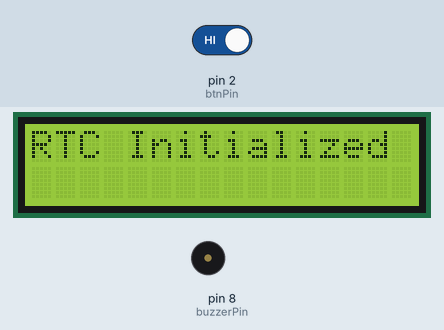
Recording of a sketch running on a simulated Arduino Uno, built with avr-gcc and run on an emulated ATmega328P. On the bench: 16×2 character LCD, buzzer (waves = sounding, pin HIGH). The test bench sets the inputs (shaded band); at power-on: pin 2 (btnPin) HIGH. The local clock reads 2024-03-15 10:24:30 at power-on unless the sketch sets it; what the sketch prints to the serial monitor is not drawn.

Above: at 0.1 s.
At 3.2 s:
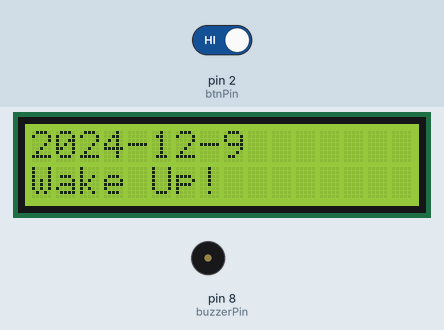
3.3 s: pin 2 (btnPin) driven LOW
Timing chart, 0 to 6.3 s (numbered marks = the images above; inputs shaded):
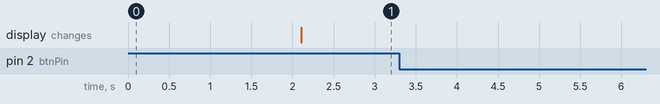

The sketch:

alarm.ino
```cpp
#include <ThreeWire.h>
#include <RtcDS1302.h>
#include <LiquidCrystal_I2C.h>

ThreeWire myWire(4, 5, 3); // IO, SCLK, CE 디지털 연결 번호
RtcDS1302<ThreeWire> Rtc(myWire);
LiquidCrystal_I2C lcd(0x27, 16, 2); // LCD 주소, 크기 (16x2)

int buzzerPin = 8;       // 부저 핀
int btnPin = 2;          // 버튼 핀
int resetPin = 0; // 알람 리셋 핀
int count = 0; // 알람 카운트
bool isBuzzerOn = true; // 부저 상태 (기본값: 꺼짐)

void setup() {
    Serial.begin(9600);
    lcd.begin();
    lcd.backlight();
    Rtc.Begin();
    pinMode(buzzerPin, OUTPUT);
    pinMode(btnPin, INPUT_PULLUP); // 버튼 핀을 풀업 저항으로 설정
    pinMode(resetPin, INPUT_PULLUP); // 알람 리셋 핀을 풀업 저항으로 설정
    // RTC 모듈 초기화 (2024년 12월 9일 오전 12시 2분)
    RtcDateTime compiled(2024, 12, 9, 12, 2, 58);
    Rtc.SetDateTime(compiled);

    // 초기화 메시지 출력
    RtcDateTime now = Rtc.GetDateTime();
    printDateTime(now);
    Serial.println();
    lcd.clear();
    lcd.print("RTC Initialized");
    delay(2000);
}

void loop() {
    static int lastButtonState = HIGH; // 이전 버튼 상태 저장
    static bool buttonPressed = false; // 버튼이 눌렸는지 여부

    // 초기화
    // static int lastResetButtonState = HIGH;
    // static bool resetButtonPressed = false;
    // Serial.println("버튼 상태 읽기");
    // int resetBtnState = digitalRead(resetPin);
    // // 카운트 0으로 초기화시키기
    // if (resetBtnState == LOW && lastResetButtonState == HIGH){
    //   delay(50); // 디바운싱을 위한 잠시 대기
    //   buttonPressed = !buttonPressed; // 상태 토글
    //   if (!buttonPressed) {
    //     Serial.print(count);
    //     Serial.print("번 초기화 다시 시작");
    //     RtcDateTime now = Rtc.GetDateTime();
    //     printDateTime(now);
    //     count = 0;
    //   }
    // }


    int btnState = digitalRead(btnPin); // 버튼 상태 읽기

    // 버튼 눌림 확인 (디바운싱 처리 추가)
    if (btnState == LOW && lastButtonState == HIGH) {
        delay(50); // 디바운싱을 위한 잠시 대기
        buttonPressed = !buttonPressed; // 상태 토글
        if (buttonPressed) {
            isBuzzerOn = true; // 부저 끄기
            noTone(buzzerPin); // 부저 소리 끄기
            Serial.println("Button Pressed: Buzzer ON");
        } else {
            isBuzzerOn = false; // 부저 켜기
            Serial.println("Button Released: Buzzer OFF");
        }
    }

    lastButtonState = btnState; // 버튼 상태 업데이트
    if (count < 3) {
      Serial.print(count);
      Serial.println("번 시작");
      // 현재 시간 가져오기
      RtcDateTime now = Rtc.GetDateTime();
      printDateTime(now);
      Serial.println();

      // 특정 시간에 LCD 메시지 출력 및 멜로디 재생
      if (now.Year() == 2024 && now.Month() == 12 && now.Day() == 9 && now.Hour() == 12 && now.Minute() == 3) {
          lcd.clear();
          lcd.print("2024-12-9");
          lcd.setCursor(0, 1);
          lcd.print("Wake Up!");

          // 부저 상태가 켜져 있으면 멜로디 재생
          if (isBuzzerOn) {
              Serial.println("시작");
              playMelody();
              Serial.println("끝남");
          }
      } else {
          noTone(buzzerPin); // 알람 시간이 아니면 부저 끄기
      }
    }else{
      Serial.print("카운트 종료");
    }

    delay(10000); // 1초 대기
}

void playMelody() {
  count = count + 1;
  int melody[] =    { 330, 330, 330, 330, 330, 330, 330, 392, 262, 294, 330, 349, 349, 349, 349, 349, 330, 330, 330, 330, 294, 294, 330, 294, 392 };
  int durations[] = { 300, 300, 600, 300, 300, 600, 300, 300, 300, 300, 600, 300, 300, 300, 300, 300, 300, 300, 300, 300, 300, 300, 300, 300, 600};
  int delays[] =    { 300, 300, 600, 300, 300, 600, 300, 300, 300, 300, 600, 300, 300, 300, 300, 300, 300, 300, 300, 300, 300, 300, 300, 600, 600 };
   for (int i = 0; i < 25; i++) {
    // 버튼 상태를 계속 확인
    int btnState = digitalRead(btnPin); // 버튼 상태 읽기
    if (btnState == HIGH) {
      Serial.println("Button pressed, stopping melody.");
      // 버튼으로 꺼짐 -> 상태변화 주기 --
      count = 3;
      return; // 버튼이 눌리면 함수 종료
    }

    tone(buzzerPin, melody[i], durations[i]); // 현재 음 재생
    delay(delays[i]);
  }
  //   // 첫 번째 소절
  // tone(buzzerPin, 330, 300); // 미
  // delay(300);
  // tone(buzzerPin, 330, 300); // 미
  // delay(300);
  // tone(buzzerPin, 330, 600); // 미
  // delay(600);
  // tone(buzzerPin, 330, 300); // 미
  // delay(300);
  // tone(buzzerPin, 330, 300); // 미
  // delay(300);
  // tone(buzzerPin, 330, 600); // 미
  // delay(600);
  // tone(buzzerPin, 330, 300); // 미
  // delay(300);
  // tone(buzzerPin, 392, 300); // 솔
  // delay(300);
  // tone(buzzerPin, 262, 300); // 도
  // delay(300);
  // tone(buzzerPin, 294, 300); // 레
  // delay(300);
  // tone(buzzerPin, 330, 600); // 미
  // delay(600);

  // // 두 번째 소절
  // tone(buzzerPin, 349, 300); // 파
  // delay(300);
  // tone(buzzerPin, 349, 300); // 파
  // delay(300);
  // tone(buzzerPin, 349, 300); // 파
  // delay(300);
  // tone(buzzerPin, 349, 300); // 파
  // delay(300);
  // tone(buzzerPin, 349, 300); // 파
  // delay(300);
  // tone(buzzerPin, 330, 300); // 미
  // delay(300);
  // tone(buzzerPin, 330, 300); // 미
  // delay(300);
  // tone(buzzerPin, 330, 300); // 미
  // delay(300);
  // tone(buzzerPin, 330, 300); // 미
  // delay(300);
  // tone(buzzerPin, 294, 300); // 레
  // delay(300);
  // tone(buzzerPin, 294, 300); // 레
  // delay(300);
  // tone(buzzerPin, 330, 300); // 미
  // delay(300);
  // tone(buzzerPin, 294, 300); // 레
  // delay(600);
  // tone(buzzerPin, 392, 600); // 솔
  // delay(600);

  // 소절 간 대기
  delay(1000);
}

void printDateTime(const RtcDateTime& dt) {
    char datestring[20];
    snprintf_P(datestring, sizeof(datestring), PSTR("%02u/%02u/%04u %02u:%02u:%02u"),
               dt.Month(), dt.Day(), dt.Year(), dt.Hour(), dt.Minute(), dt.Second());
    Serial.print(datestring);
}
```
